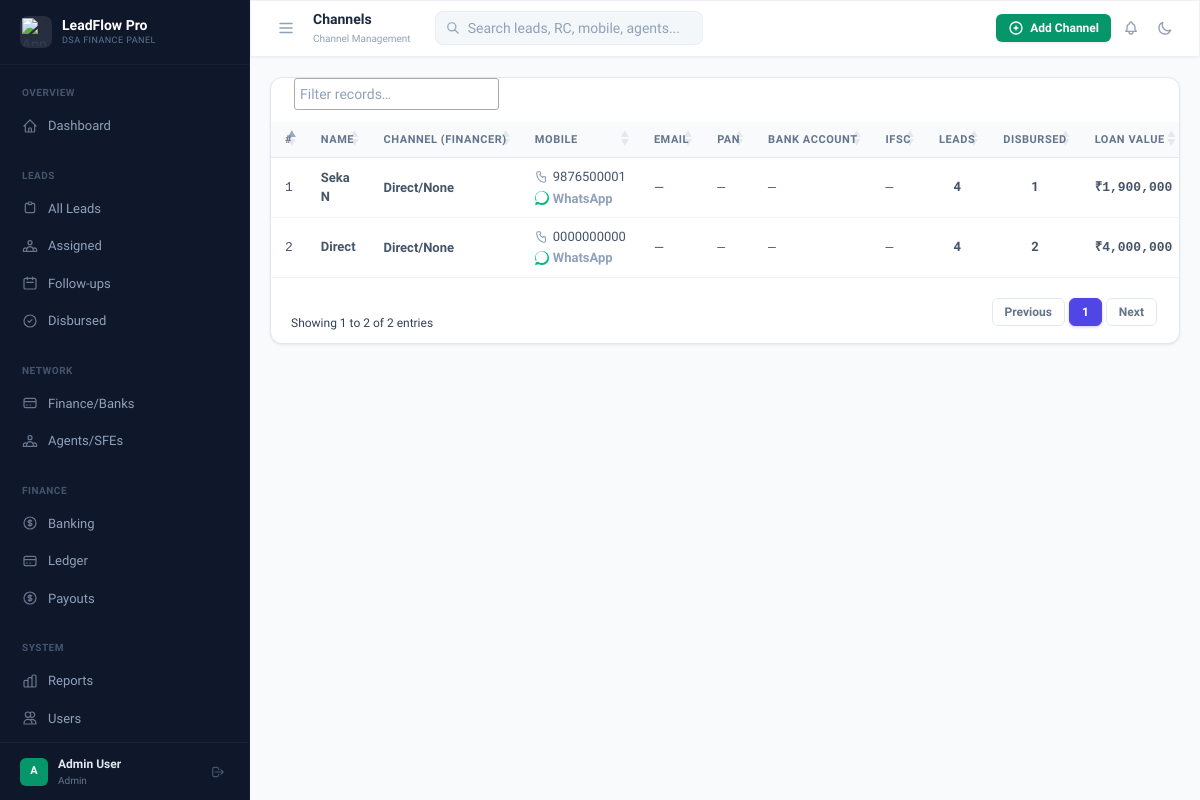
Screenshot of /agents/index.php (signed in) with the database file from the repository.
### tables this page shows
CREATE TABLE IF NOT EXISTS `agents` (
  `id` INT UNSIGNED AUTO_INCREMENT PRIMARY KEY,
  `user_id` INT UNSIGNED NULL,
  `financer_id` INT UNSIGNED NULL,
  `name` VARCHAR(150) NOT NULL,
  `mobile` VARCHAR(15) NOT NULL,
  `email` VARCHAR(150) NULL,
  `address` TEXT NULL,
  `pan_number` VARCHAR(20) NULL,
  `bank_account` VARCHAR(30) NULL,
  `ifsc_code` VARCHAR(15) NULL,
  `is_active` TINYINT(1) NOT NULL DEFAULT 1,
  `created_at` TIMESTAMP DEFAULT CURRENT_TIMESTAMP,
  FOREIGN KEY (`user_id`) REFERENCES `users`(`id`) ON DELETE SET NULL,
  FOREIGN KEY (`financer_id`) REFERENCES `financers`(`id`) ON DELETE SET NULL
);

### includes/db.php (called while the page is built, shortened)
<?php
function db_query(mysqli $conn, string $sql, ?string $types = '', ?array $params = []) {
    $types = $types ?? '';
    try {
        $result = $conn->query($sql);
        return $result;
    } catch (Throwable $e) {
        $err = $e->getMessage();
        error_log("SQL Error: " . $err . " | Query: " . $sql);
        if (defined('API_CONTEXT') || strpos($_SERVER['REQUEST_URI'] ?? '', '/api') !== false) {
            http_response_code(500);
            header('Content-Type: application/json');
            echo json_encode(['error' => 'A database error occurred. Please try again or contact support.']);
            exit;
        }
        die("<html><body style='padding:2rem;font-family:sans-serif;'><h2>Database Error</h2><p>A system error occurred. Please contact the administrator.</p></body></html>");
    }
}
function db_fetch_all(mysqli $conn, string $sql, ?string $types = '', ?array $params = []): array {
    $types = $types ?? '';
    $params = $params ?? [];
    $result = db_query($conn, $sql, $types, $params);
    if ($result instanceof mysqli_result) {
        return $result->fetch_all(MYSQLI_ASSOC);
    }
    return [];
}
function whatsapp_link($phone, $text = '') {
    $clean_phone = preg_replace('/[^0-9]/', '', $phone);
    if (strlen($clean_phone) == 10) {
        $clean_phone = '91' . $clean_phone;
    }
    $url = "https://wa.me/" . $clean_phone;
    if (!empty($text)) {
        $url .= "?text=" . rawurlencode($text);
    }
    return $url;
}

### includes/auth.php (called while the page is built, shortened)
<?php
function e($val): string {
    return htmlspecialchars((string)$val, ENT_QUOTES, 'UTF-8');
}
function format_currency(float $amount): string {
    return '₹' . number_format($amount, 0, '.', ',');
}

### agents/index.php (the view, shortened to what this page needs)
<?php
require_once __DIR__ . '/../includes/db.php';
require_once __DIR__ . '/../includes/auth.php';
$Channels = db_fetch_all($conn, "
    SELECT a.*, f.name as financer_name, COUNT(l.id) as total_leads,
           SUM(CASE WHEN l.status='disbursed' THEN 1 ELSE 0 END) as disbursed_leads,
           SUM(CASE WHEN l.status='disbursed' THEN l.loan_amount ELSE 0 END) as total_loan_value
    FROM agents a
    LEFT JOIN financers f ON a.financer_id = f.id
    LEFT JOIN leads l ON l.agent_id = a.id
    GROUP BY a.id
    ORDER BY a.is_active DESC, total_leads DESC
");
$headerActions = '<button onclick="openAddChannelModal()" class="btn btn-primary btn-sm">
    <svg class="w-4 h-4" fill="none" stroke="currentColor" viewBox="0 0 24 24"><path stroke-linecap="round" stroke-linejoin="round" stroke-width="2" d="M12 9v3m0 0v3m0-3h3m-3 0H9m12 0a9 9 0 11-18 0 9 9 0 0118 0z"/></svg>
    Add Channel
</button>';
require_once __DIR__ . '/../includes/header.php';
?>
<div class="card">
    <div class="overflow-x-auto">
        <table id="ChannelsTable" class="w-full text-sm">
            <thead>
                <tr>
                    <th class="w-12">#</th>
                    <th>Name</th>
                    <th>Channel (Financer)</th>
                    <th>Mobile</th>
                    <th>Email</th>
                    <th>PAN</th>
                    <th>Bank Account</th>
                    <th>IFSC</th>
                    <th class="text-center">Leads</th>
                    <th class="text-center">Disbursed</th>
                    <th>Loan Value</th>
                </tr>
            </thead>
            <tbody>
                <?php foreach ($Channels as $i => $Channel): ?>
                <tr>
                    <td class="text-slate-400 font-mono text-xs"><?= $i+1 ?></td>
                    <td class="font-extrabold text-slate-800 dark:text-slate-200"><?= e($Channel['name']) ?></td>
                    <td class="text-xs font-semibold text-brand-600 dark:text-brand-400"><?= e($Channel['financer_name'] ?? 'Direct/None') ?></td>
                    <td class="text-xs">
                        <a href="tel:<?= e($Channel['mobile']) ?>" class="hover:text-brand-500 font-medium text-slate-600 dark:text-slate-400 flex items-center gap-1">
                            <?= e($Channel['mobile']) ?>
                        </a>
                        <a href="<?= whatsapp_link($Channel['mobile'], 'Hello ' . trim(explode(' ', $Channel['name'])[0]) . ', ') ?>" target="_blank" class="hover:text-emerald-500 text-slate-400 flex items-center gap-1 mt-1 font-bold transition-colors">
                            WhatsApp
                        </a>
                    </td>
                    <td class="text-slate-500 dark:text-slate-400 text-xs"><?= e($Channel['email'] ?? '—') ?></td>
                    <td class="text-slate-500 dark:text-slate-400 text-xs font-mono"><?= e($Channel['pan_number'] ?? '—') ?></td>
                    <td class="text-slate-500 dark:text-slate-400 text-xs font-mono"><?= e($Channel['bank_account'] ?? '—') ?></td>
                    <td class="text-slate-500 dark:text-slate-400 text-xs font-mono"><?= e($Channel['ifsc_code'] ?? '—') ?></td>
                    <td class="text-center font-extrabold text-slate-800 dark:text-slate-200"><?= $Channel['total_leads'] ?></td>
                    <td class="text-center font-extrabold text-emerald-600 dark:text-emerald-400"><?= $Channel['disbursed_leads'] ?></td>
                    <td class="text-xs font-bold text-slate-700 dark:text-slate-300 font-mono whitespace-nowrap">
                        <?= $Channel['total_loan_value'] ? format_currency((float)$Channel['total_loan_value']) : '—' ?>
                    </td>
                </tr>
                <?php endforeach; ?>
            </tbody>
        </table>
    </div>
</div>
<?php require_once __DIR__ . '/../includes/footer.php'; ?>

### rows the page displays
agents: name "Seka N", financer_name "Direct/None", mobile "9876500001", email "—", pan_number "—", bank_account "—", ifsc_code "—", total_leads "4", disbursed_leads "1", total_loan_value "₹1,900,000"
agents: name "Direct", financer_name "Direct/None", mobile "0000000000", email "—", pan_number "—", bank_account "—", ifsc_code "—", total_leads "4", disbursed_leads "2", total_loan_value "₹4,000,000"

### other values shown
$APP_NAME "LeadFlow Pro"
$APP_COMPANY "DSA FINANCE PANEL"
substr($user['name'] ?? 'U', 0, 1) "A"
$user['name'] "Admin User"
$user['role'] "Admin"
$pageTitle "Channels"
$pageBreadcrumb "Channel Management"
